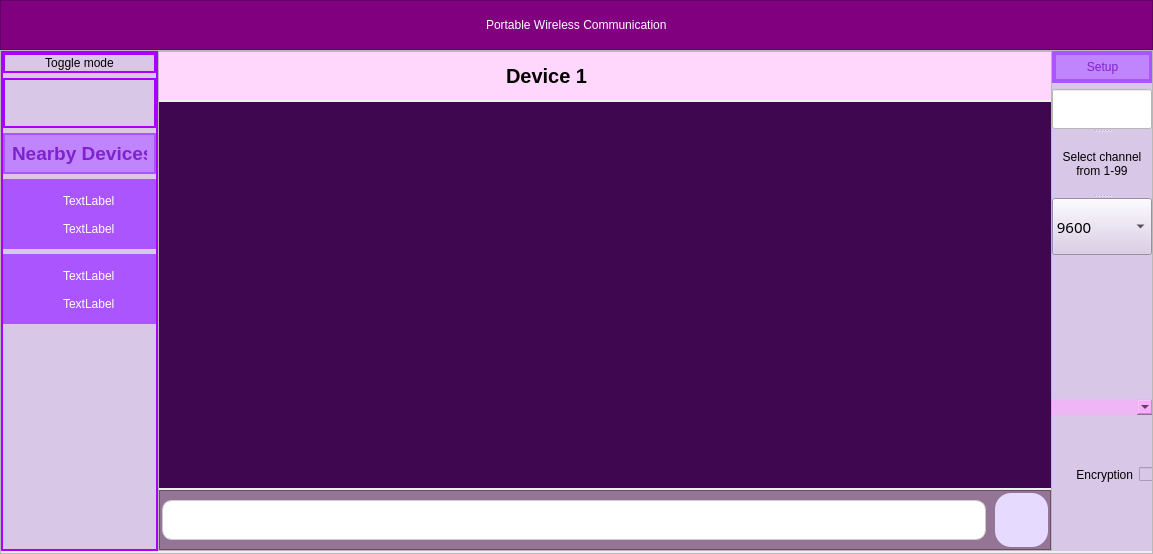
<?xml version="1.0" encoding="UTF-8"?>
<ui version="4.0">
 <class>MainWindow</class>
 <widget class="QMainWindow" name="MainWindow">
  <property name="geometry">
   <rect>
    <x>0</x>
    <y>0</y>
    <width>1153</width>
    <height>554</height>
   </rect>
  </property>
  <property name="windowTitle">
   <string>MainWindow</string>
  </property>
  <widget class="QWidget" name="centralwidget">
   <layout class="QVBoxLayout" name="verticalLayout">
    <property name="spacing">
     <number>0</number>
    </property>
    <property name="leftMargin">
     <number>0</number>
    </property>
    <property name="topMargin">
     <number>0</number>
    </property>
    <property name="rightMargin">
     <number>0</number>
    </property>
    <property name="bottomMargin">
     <number>0</number>
    </property>
    <item>
     <widget class="QFrame" name="frame">
      <property name="minimumSize">
       <size>
        <width>0</width>
        <height>50</height>
       </size>
      </property>
      <property name="maximumSize">
       <size>
        <width>16777215</width>
        <height>50</height>
       </size>
      </property>
      <property name="styleSheet">
       <string notr="true">background-color: #800080;
font: 700 18pt &quot;Segoe Script&quot; ;
color: rgb(255, 255, 255);</string>
      </property>
      <property name="frameShape">
       <enum>QFrame::Shape::StyledPanel</enum>
      </property>
      <property name="frameShadow">
       <enum>QFrame::Shadow::Raised</enum>
      </property>
      <layout class="QHBoxLayout" name="horizontalLayout">
       <property name="leftMargin">
        <number>9</number>
       </property>
       <property name="topMargin">
        <number>0</number>
       </property>
       <property name="rightMargin">
        <number>9</number>
       </property>
       <property name="bottomMargin">
        <number>0</number>
       </property>
       <item alignment="Qt::AlignmentFlag::AlignHCenter">
        <widget class="QLabel" name="label">
         <property name="layoutDirection">
          <enum>Qt::LayoutDirection::LeftToRight</enum>
         </property>
         <property name="text">
          <string>Portable Wireless Communication</string>
         </property>
        </widget>
       </item>
      </layout>
     </widget>
    </item>
    <item>
     <widget class="QFrame" name="frame_2">
      <property name="styleSheet">
       <string notr="true">padding:0px;
margin:0px;</string>
      </property>
      <property name="frameShape">
       <enum>QFrame::Shape::StyledPanel</enum>
      </property>
      <property name="frameShadow">
       <enum>QFrame::Shadow::Raised</enum>
      </property>
      <layout class="QHBoxLayout" name="horizontalLayout_2">
       <property name="spacing">
        <number>0</number>
       </property>
       <property name="leftMargin">
        <number>0</number>
       </property>
       <property name="topMargin">
        <number>0</number>
       </property>
       <property name="rightMargin">
        <number>0</number>
       </property>
       <property name="bottomMargin">
        <number>2</number>
       </property>
       <item alignment="Qt::AlignmentFlag::AlignLeft">
        <widget class="QFrame" name="frame_3">
         <property name="minimumSize">
          <size>
           <width>100</width>
           <height>0</height>
          </size>
         </property>
         <property name="maximumSize">
          <size>
           <width>400</width>
           <height>16777215</height>
          </size>
         </property>
         <property name="styleSheet">
          <string notr="true">background-color: rgb(216, 199, 230);
padding:0px;
margin-left:0px;
border: 2px solid rgb(170, 0, 255)</string>
         </property>
         <property name="frameShape">
          <enum>QFrame::Shape::StyledPanel</enum>
         </property>
         <property name="frameShadow">
          <enum>QFrame::Shadow::Raised</enum>
         </property>
         <property name="lineWidth">
          <number>0</number>
         </property>
         <layout class="QVBoxLayout" name="verticalLayout_2">
          <property name="spacing">
           <number>5</number>
          </property>
          <property name="leftMargin">
           <number>0</number>
          </property>
          <property name="topMargin">
           <number>0</number>
          </property>
          <property name="rightMargin">
           <number>0</number>
          </property>
          <property name="bottomMargin">
           <number>1</number>
          </property>
          <item>
           <widget class="QLabel" name="label_8">
            <property name="minimumSize">
             <size>
              <width>0</width>
              <height>20</height>
             </size>
            </property>
            <property name="text">
             <string>Toggle mode</string>
            </property>
            <property name="alignment">
             <set>Qt::AlignmentFlag::AlignCenter</set>
            </property>
           </widget>
          </item>
          <item>
           <widget class="QPushButton" name="TogglePower">
            <property name="minimumSize">
             <size>
              <width>0</width>
              <height>50</height>
             </size>
            </property>
            <property name="text">
             <string/>
            </property>
           </widget>
          </item>
          <item>
           <widget class="QWidget" name="widget_4" native="true">
            <property name="enabled">
             <bool>true</bool>
            </property>
            <property name="maximumSize">
             <size>
              <width>16777215</width>
              <height>60</height>
             </size>
            </property>
            <property name="layoutDirection">
             <enum>Qt::LayoutDirection::LeftToRight</enum>
            </property>
            <property name="styleSheet">
             <string notr="true">margin: 0px;
background-color: rgb(192,132,252);
color: rgb(126,34,206);
border:  2px solid rgb(170, 85, 255);
	</string>
            </property>
            <layout class="QHBoxLayout" name="horizontalLayout_3">
             <property name="spacing">
              <number>6</number>
             </property>
             <property name="leftMargin">
              <number>9</number>
             </property>
             <property name="topMargin">
              <number>9</number>
             </property>
             <item>
              <spacer name="horizontalSpacer">
               <property name="orientation">
                <enum>Qt::Orientation::Horizontal</enum>
               </property>
               <property name="sizeHint" stdset="0">
                <size>
                 <width>3</width>
                 <height>20</height>
                </size>
               </property>
              </spacer>
             </item>
             <item>
              <widget class="QLabel" name="label_2">
               <property name="font">
                <font>
                 <pointsize>14</pointsize>
                 <bold>true</bold>
                </font>
               </property>
               <property name="styleSheet">
                <string notr="true">border: none</string>
               </property>
               <property name="text">
                <string>Nearby Devices</string>
               </property>
              </widget>
             </item>
             <item>
              <spacer name="horizontalSpacer_2">
               <property name="orientation">
                <enum>Qt::Orientation::Horizontal</enum>
               </property>
               <property name="sizeHint" stdset="0">
                <size>
                 <width>3</width>
                 <height>20</height>
                </size>
               </property>
              </spacer>
             </item>
            </layout>
           </widget>
          </item>
          <item>
           <widget class="QWidget" name="widget_3" native="true">
            <property name="minimumSize">
             <size>
              <width>0</width>
              <height>70</height>
             </size>
            </property>
            <property name="maximumSize">
             <size>
              <width>16777215</width>
              <height>70</height>
             </size>
            </property>
            <property name="styleSheet">
             <string notr="true">border:  none;
background-color: rgb(170, 85, 255);
color: #ffffff;
font: 12pt &quot;Bodoni MT&quot; ;
</string>
            </property>
            <widget class="QWidget" name="layoutWidget">
             <property name="geometry">
              <rect>
               <x>0</x>
               <y>10</y>
               <width>171</width>
               <height>51</height>
              </rect>
             </property>
             <layout class="QHBoxLayout" name="horizontalLayout_7">
              <item>
               <spacer name="horizontalSpacer_8">
                <property name="orientation">
                 <enum>Qt::Orientation::Horizontal</enum>
                </property>
                <property name="sizeHint" stdset="0">
                 <size>
                  <width>40</width>
                  <height>20</height>
                 </size>
                </property>
               </spacer>
              </item>
              <item>
               <layout class="QVBoxLayout" name="verticalLayout_5">
                <item>
                 <widget class="QLabel" name="label_6">
                  <property name="text">
                   <string>TextLabel</string>
                  </property>
                 </widget>
                </item>
                <item>
                 <widget class="QLabel" name="label_7">
                  <property name="text">
                   <string>TextLabel</string>
                  </property>
                 </widget>
                </item>
               </layout>
              </item>
              <item>
               <spacer name="horizontalSpacer_7">
                <property name="orientation">
                 <enum>Qt::Orientation::Horizontal</enum>
                </property>
                <property name="sizeHint" stdset="0">
                 <size>
                  <width>40</width>
                  <height>20</height>
                 </size>
                </property>
               </spacer>
              </item>
             </layout>
            </widget>
           </widget>
          </item>
          <item alignment="Qt::AlignmentFlag::AlignVCenter">
           <widget class="QWidget" name="widget" native="true">
            <property name="minimumSize">
             <size>
              <width>0</width>
              <height>70</height>
             </size>
            </property>
            <property name="styleSheet">
             <string notr="true">border: none;
background-color: rgb(170, 85, 255);
font: 12pt &quot;Bodoni MT&quot; ;
color: #ffffff</string>
            </property>
            <widget class="QWidget" name="layoutWidget">
             <property name="geometry">
              <rect>
               <x>0</x>
               <y>10</y>
               <width>171</width>
               <height>51</height>
              </rect>
             </property>
             <layout class="QHBoxLayout" name="horizontalLayout_6">
              <item>
               <spacer name="horizontalSpacer_5">
                <property name="orientation">
                 <enum>Qt::Orientation::Horizontal</enum>
                </property>
                <property name="sizeHint" stdset="0">
                 <size>
                  <width>40</width>
                  <height>20</height>
                 </size>
                </property>
               </spacer>
              </item>
              <item>
               <layout class="QVBoxLayout" name="verticalLayout_4">
                <item>
                 <widget class="QLabel" name="label_4">
                  <property name="text">
                   <string>TextLabel</string>
                  </property>
                 </widget>
                </item>
                <item>
                 <widget class="QLabel" name="label_5">
                  <property name="text">
                   <string>TextLabel</string>
                  </property>
                 </widget>
                </item>
               </layout>
              </item>
              <item>
               <spacer name="horizontalSpacer_6">
                <property name="orientation">
                 <enum>Qt::Orientation::Horizontal</enum>
                </property>
                <property name="sizeHint" stdset="0">
                 <size>
                  <width>40</width>
                  <height>20</height>
                 </size>
                </property>
               </spacer>
              </item>
             </layout>
            </widget>
           </widget>
          </item>
          <item>
           <spacer name="verticalSpacer">
            <property name="orientation">
             <enum>Qt::Orientation::Vertical</enum>
            </property>
            <property name="sizeHint" stdset="0">
             <size>
              <width>20</width>
              <height>40</height>
             </size>
            </property>
           </spacer>
          </item>
         </layout>
        </widget>
       </item>
       <item>
        <widget class="QFrame" name="frame_4">
         <property name="styleSheet">
          <string notr="true"/>
         </property>
         <property name="frameShape">
          <enum>QFrame::Shape::StyledPanel</enum>
         </property>
         <property name="frameShadow">
          <enum>QFrame::Shadow::Raised</enum>
         </property>
         <layout class="QVBoxLayout" name="verticalLayout_3">
          <property name="spacing">
           <number>2</number>
          </property>
          <property name="leftMargin">
           <number>0</number>
          </property>
          <property name="topMargin">
           <number>0</number>
          </property>
          <property name="rightMargin">
           <number>0</number>
          </property>
          <property name="bottomMargin">
           <number>0</number>
          </property>
          <item>
           <widget class="QWidget" name="widget_2" native="true">
            <property name="minimumSize">
             <size>
              <width>0</width>
              <height>40</height>
             </size>
            </property>
            <property name="maximumSize">
             <size>
              <width>16777215</width>
              <height>50</height>
             </size>
            </property>
            <property name="styleSheet">
             <string notr="true">background-color: rgb(255, 215, 252);
font: 700 15pt &quot;System&quot;;</string>
            </property>
            <layout class="QHBoxLayout" name="horizontalLayout_4">
             <property name="spacing">
              <number>9</number>
             </property>
             <item>
              <spacer name="horizontalSpacer_3">
               <property name="orientation">
                <enum>Qt::Orientation::Horizontal</enum>
               </property>
               <property name="sizeHint" stdset="0">
                <size>
                 <width>342</width>
                 <height>19</height>
                </size>
               </property>
              </spacer>
             </item>
             <item>
              <widget class="QLabel" name="DevName">
               <property name="font">
                <font>
                 <family>System</family>
                 <pointsize>15</pointsize>
                 <italic>false</italic>
                 <bold>true</bold>
                </font>
               </property>
               <property name="text">
                <string>Device 1</string>
               </property>
              </widget>
             </item>
             <item>
              <spacer name="horizontalSpacer_4">
               <property name="orientation">
                <enum>Qt::Orientation::Horizontal</enum>
               </property>
               <property name="sizeHint" stdset="0">
                <size>
                 <width>342</width>
                 <height>19</height>
                </size>
               </property>
              </spacer>
             </item>
             <item>
              <widget class="QLabel" name="ShowProgress">
               <property name="text">
                <string/>
               </property>
              </widget>
             </item>
             <item>
              <widget class="QPushButton" name="Microphone">
               <property name="minimumSize">
                <size>
                 <width>30</width>
                 <height>30</height>
                </size>
               </property>
               <property name="maximumSize">
                <size>
                 <width>60</width>
                 <height>60</height>
                </size>
               </property>
               <property name="toolTip">
                <string>&lt;html&gt;&lt;head/&gt;&lt;body&gt;&lt;p&gt;Voice messege&lt;/p&gt;&lt;/body&gt;&lt;/html&gt;</string>
               </property>
               <property name="styleSheet">
                <string notr="true">image: url(:/Assets/assets/mic.png);
border: none;
background-color: rgba(255, 255, 255, 0)
</string>
               </property>
               <property name="text">
                <string/>
               </property>
              </widget>
             </item>
             <item>
              <widget class="QPushButton" name="Files">
               <property name="minimumSize">
                <size>
                 <width>30</width>
                 <height>30</height>
                </size>
               </property>
               <property name="maximumSize">
                <size>
                 <width>60</width>
                 <height>60</height>
                </size>
               </property>
               <property name="font">
                <font>
                 <family>System</family>
                 <pointsize>15</pointsize>
                 <italic>false</italic>
                 <bold>true</bold>
                </font>
               </property>
               <property name="toolTip">
                <string>&lt;html&gt;&lt;head/&gt;&lt;body&gt;&lt;p&gt;attach&lt;/p&gt;&lt;/body&gt;&lt;/html&gt;</string>
               </property>
               <property name="styleSheet">
                <string notr="true">image: url(:/Assets/assets/clip.png);
background-color: rgba(255, 255, 255, 0);
border: none;</string>
               </property>
               <property name="text">
                <string/>
               </property>
              </widget>
             </item>
            </layout>
           </widget>
          </item>
          <item>
           <widget class="QScrollArea" name="scrollArea">
            <property name="minimumSize">
             <size>
              <width>0</width>
              <height>0</height>
             </size>
            </property>
            <property name="maximumSize">
             <size>
              <width>16777215</width>
              <height>16777215</height>
             </size>
            </property>
            <property name="layoutDirection">
             <enum>Qt::LayoutDirection::RightToLeft</enum>
            </property>
            <property name="autoFillBackground">
             <bool>false</bool>
            </property>
            <property name="styleSheet">
             <string notr="true">background-color: rgb(63, 7, 79);
</string>
            </property>
            <property name="frameShape">
             <enum>QFrame::Shape::HLine</enum>
            </property>
            <property name="frameShadow">
             <enum>QFrame::Shadow::Raised</enum>
            </property>
            <property name="lineWidth">
             <number>0</number>
            </property>
            <property name="horizontalScrollBarPolicy">
             <enum>Qt::ScrollBarPolicy::ScrollBarAlwaysOff</enum>
            </property>
            <property name="widgetResizable">
             <bool>true</bool>
            </property>
            <property name="alignment">
             <set>Qt::AlignmentFlag::AlignJustify|Qt::AlignmentFlag::AlignVCenter</set>
            </property>
            <widget class="QWidget" name="scrollAreaWidgetContents">
             <property name="geometry">
              <rect>
               <x>0</x>
               <y>0</y>
               <width>873</width>
               <height>384</height>
              </rect>
             </property>
             <widget class="QSplitter" name="splitter">
              <property name="geometry">
               <rect>
                <x>720</x>
                <y>220</y>
                <width>99</width>
                <height>80</height>
               </rect>
              </property>
              <property name="orientation">
               <enum>Qt::Orientation::Vertical</enum>
              </property>
             </widget>
            </widget>
           </widget>
          </item>
          <item>
           <widget class="QFrame" name="frame_5">
            <property name="minimumSize">
             <size>
              <width>0</width>
              <height>60</height>
             </size>
            </property>
            <property name="maximumSize">
             <size>
              <width>16777215</width>
              <height>60</height>
             </size>
            </property>
            <property name="styleSheet">
             <string notr="true">background-color: rgba(124, 83, 124, 200)</string>
            </property>
            <property name="frameShape">
             <enum>QFrame::Shape::StyledPanel</enum>
            </property>
            <property name="frameShadow">
             <enum>QFrame::Shadow::Raised</enum>
            </property>
            <layout class="QHBoxLayout" name="horizontalLayout_5">
             <property name="spacing">
              <number>9</number>
             </property>
             <property name="leftMargin">
              <number>2</number>
             </property>
             <property name="topMargin">
              <number>2</number>
             </property>
             <property name="rightMargin">
              <number>2</number>
             </property>
             <property name="bottomMargin">
              <number>2</number>
             </property>
             <item>
              <widget class="QTextEdit" name="MessageBox">
               <property name="maximumSize">
                <size>
                 <width>16777215</width>
                 <height>40</height>
                </size>
               </property>
               <property name="toolTip">
                <string>&lt;html&gt;&lt;head/&gt;&lt;body&gt;&lt;p align=&quot;center&quot;&gt;qww&lt;/p&gt;&lt;/body&gt;&lt;/html&gt;</string>
               </property>
               <property name="styleSheet">
                <string notr="true">font: 12pt &quot;Segoe Print&quot;;
border-radius: 10px; /* Rounded corners */
border: 1px solid #ccc; /* Border */
background-color: rgb(255, 255, 255);
</string>
               </property>
              </widget>
             </item>
             <item>
              <widget class="QPushButton" name="Send">
               <property name="minimumSize">
                <size>
                 <width>40</width>
                 <height>40</height>
                </size>
               </property>
               <property name="maximumSize">
                <size>
                 <width>60</width>
                 <height>60</height>
                </size>
               </property>
               <property name="font">
                <font>
                 <pointsize>12</pointsize>
                </font>
               </property>
               <property name="acceptDrops">
                <bool>true</bool>
               </property>
               <property name="toolTip">
                <string>&lt;html&gt;&lt;head/&gt;&lt;body&gt;&lt;p&gt;Send &lt;/p&gt;&lt;/body&gt;&lt;/html&gt;</string>
               </property>
               <property name="styleSheet">
                <string notr="true">border-radius: 16px; /* Rounded corners */
background-color: #e6daff; /* Light purple background */


   image: url(:/Assets/assets/send (1).png); /* Replace 'path_to_your_icon.png' with the path to your icon */
padding: 5px;
</string>
               </property>
               <property name="text">
                <string/>
               </property>
               <property name="default">
                <bool>false</bool>
               </property>
               <property name="flat">
                <bool>false</bool>
               </property>
              </widget>
             </item>
            </layout>
           </widget>
          </item>
         </layout>
        </widget>
       </item>
       <item alignment="Qt::AlignmentFlag::AlignHCenter">
        <widget class="QWidget" name="widget_5" native="true">
         <property name="minimumSize">
          <size>
           <width>100</width>
           <height>500</height>
          </size>
         </property>
         <property name="styleSheet">
          <string notr="true">background-color: rgb(216, 199, 230);
padding:0px;
margin-left:0px;
</string>
         </property>
         <widget class="QWidget" name="layoutWidget">
          <property name="geometry">
           <rect>
            <x>0</x>
            <y>0</y>
            <width>101</width>
            <height>431</height>
           </rect>
          </property>
          <layout class="QVBoxLayout" name="verticalLayout_6">
           <item>
            <widget class="QLabel" name="label_9">
             <property name="styleSheet">
              <string notr="true">border:  4px solid rgb(170, 85, 255);
padding:5px;
font: 700 12pt &quot;Segoe UI&quot; ;
background-color: rgb(192,132,252);
color: rgb(126,34,206);</string>
             </property>
             <property name="text">
              <string>Setup</string>
             </property>
             <property name="alignment">
              <set>Qt::AlignmentFlag::AlignCenter</set>
             </property>
            </widget>
           </item>
           <item>
            <widget class="QSplitter" name="splitter_2">
             <property name="orientation">
              <enum>Qt::Orientation::Vertical</enum>
             </property>
             <widget class="QLineEdit" name="ChannelInpt">
              <property name="minimumSize">
               <size>
                <width>0</width>
                <height>30</height>
               </size>
              </property>
              <property name="toolTip">
               <string>&lt;html&gt;&lt;head/&gt;&lt;body&gt;&lt;p&gt;Select Channel&lt;/p&gt;&lt;/body&gt;&lt;/html&gt;</string>
              </property>
              <property name="styleSheet">
               <string notr="true">background-color: rgb(255, 255, 255);</string>
              </property>
              <property name="inputMethodHints">
               <set>Qt::InputMethodHint::ImhDigitsOnly</set>
              </property>
              <property name="maxLength">
               <number>2</number>
              </property>
              <property name="placeholderText">
               <string/>
              </property>
             </widget>
             <widget class="QLabel" name="label_3">
              <property name="maximumSize">
               <size>
                <width>160</width>
                <height>120</height>
               </size>
              </property>
              <property name="text">
               <string>Select channel from 1-99</string>
              </property>
              <property name="alignment">
               <set>Qt::AlignmentFlag::AlignCenter</set>
              </property>
              <property name="wordWrap">
               <bool>true</bool>
              </property>
             </widget>
             <widget class="QComboBox" name="BaudInpt">
              <property name="sizePolicy">
               <sizepolicy hsizetype="Preferred" vsizetype="Minimum">
                <horstretch>0</horstretch>
                <verstretch>0</verstretch>
               </sizepolicy>
              </property>
              <property name="maximumSize">
               <size>
                <width>100</width>
                <height>70</height>
               </size>
              </property>
              <property name="font">
               <font>
                <family>Yu Gothic UI Semibold</family>
                <pointsize>11</pointsize>
                <italic>false</italic>
                <fontweight>DemiBold</fontweight>
               </font>
              </property>
              <property name="toolTip">
               <string>&lt;html&gt;&lt;head/&gt;&lt;body&gt;&lt;p&gt;Baudrate&lt;/p&gt;&lt;/body&gt;&lt;/html&gt;</string>
              </property>
              <property name="layoutDirection">
               <enum>Qt::LayoutDirection::LeftToRight</enum>
              </property>
              <property name="styleSheet">
               <string notr="true">font: 600 11pt &quot;Yu Gothic UI Semibold&quot;;</string>
              </property>
              <property name="currentIndex">
               <number>3</number>
              </property>
              <property name="placeholderText">
               <string>Baud-Rate</string>
              </property>
              <item>
               <property name="text">
                <string>1200</string>
               </property>
              </item>
              <item>
               <property name="text">
                <string>2400</string>
               </property>
              </item>
              <item>
               <property name="text">
                <string> 4800</string>
               </property>
              </item>
              <item>
               <property name="text">
                <string> 9600</string>
               </property>
              </item>
              <item>
               <property name="text">
                <string>19200</string>
               </property>
              </item>
              <item>
               <property name="text">
                <string> 38400</string>
               </property>
              </item>
              <item>
               <property name="text">
                <string> 57600</string>
               </property>
              </item>
              <item>
               <property name="text">
                <string>115200</string>
               </property>
              </item>
             </widget>
            </widget>
           </item>
           <item>
            <widget class="QPushButton" name="Discoveribility">
             <property name="minimumSize">
              <size>
               <width>40</width>
               <height>40</height>
              </size>
             </property>
             <property name="font">
              <font>
               <pointsize>12</pointsize>
               <bold>true</bold>
              </font>
             </property>
             <property name="layoutDirection">
              <enum>Qt::LayoutDirection::RightToLeft</enum>
             </property>
             <property name="styleSheet">
              <string notr="true">QPushButton{
image: url(:/Assets/assets/wifi.png);
padding: 2px;
border: none;
text-align: left;
}

QPushButton:hover{
	background-color: rgba(255, 255, 255, 64);
}</string>
             </property>
             <property name="text">
              <string/>
             </property>
             <property name="iconSize">
              <size>
               <width>40</width>
               <height>40</height>
              </size>
             </property>
            </widget>
           </item>
           <item>
            <widget class="QPushButton" name="Search">
             <property name="minimumSize">
              <size>
               <width>40</width>
               <height>40</height>
              </size>
             </property>
             <property name="font">
              <font>
               <family>Segoe Script</family>
               <pointsize>18</pointsize>
               <italic>false</italic>
               <bold>true</bold>
              </font>
             </property>
             <property name="toolTip">
              <string>&lt;html&gt;&lt;head/&gt;&lt;body&gt;&lt;p&gt;Search&lt;/p&gt;&lt;/body&gt;&lt;/html&gt;</string>
             </property>
             <property name="styleSheet">
              <string notr="true">QPushButton{
image: url(:/Assets/assets/search.png);
padding:3px;
border: none;
}
QPushButton:hover{
background-color: rgba(255, 255, 255, 64);}</string>
             </property>
             <property name="text">
              <string/>
             </property>
            </widget>
           </item>
           <item>
            <widget class="QPushButton" name="Refresh">
             <property name="minimumSize">
              <size>
               <width>40</width>
               <height>40</height>
              </size>
             </property>
             <property name="toolTip">
              <string>&lt;html&gt;&lt;head/&gt;&lt;body&gt;&lt;p&gt;Refresh&lt;/p&gt;&lt;/body&gt;&lt;/html&gt;</string>
             </property>
             <property name="styleSheet">
              <string notr="true">QPushButton{ 
border:none;
image: url(:/Assets/assets/refresh.png);
}

QPushButton:hover{
	background-color: rgba(255, 255, 255, 60);
}</string>
             </property>
             <property name="text">
              <string/>
             </property>
            </widget>
           </item>
           <item>
            <widget class="QComboBox" name="ComList">
             <property name="styleSheet">
              <string notr="true">border-radius: 20px;
background-color: rgba(255, 170, 255, 150);
font: 11pt &quot;Segoe UI&quot;;</string>
             </property>
            </widget>
           </item>
           <item>
            <widget class="QPushButton" name="ConnectComPort">
             <property name="minimumSize">
              <size>
               <width>40</width>
               <height>40</height>
              </size>
             </property>
             <property name="styleSheet">
              <string notr="true">QPushButton{ 
border:none;
	image: url(:/Assets/assets/hotspot.png);
}

QPushButton:hover{
	background-color: rgba(255, 255, 255, 60);
}</string>
             </property>
             <property name="text">
              <string/>
             </property>
            </widget>
           </item>
           <item>
            <widget class="QCheckBox" name="checkBox">
             <property name="maximumSize">
              <size>
               <width>100</width>
               <height>100</height>
              </size>
             </property>
             <property name="toolTip">
              <string>&lt;html&gt;&lt;head/&gt;&lt;body&gt;&lt;p&gt;Encryption on/off&lt;/p&gt;&lt;/body&gt;&lt;/html&gt;</string>
             </property>
             <property name="layoutDirection">
              <enum>Qt::LayoutDirection::RightToLeft</enum>
             </property>
             <property name="styleSheet">
              <string notr="true">font: 700 10pt &quot;Segoe UI&quot;;</string>
             </property>
             <property name="text">
              <string>Encryption</string>
             </property>
            </widget>
           </item>
          </layout>
         </widget>
        </widget>
       </item>
      </layout>
     </widget>
    </item>
   </layout>
  </widget>
 </widget>
 <resources>
  <include location="resourcesFile.qrc"/>
 </resources>
 <connections/>
</ui>
